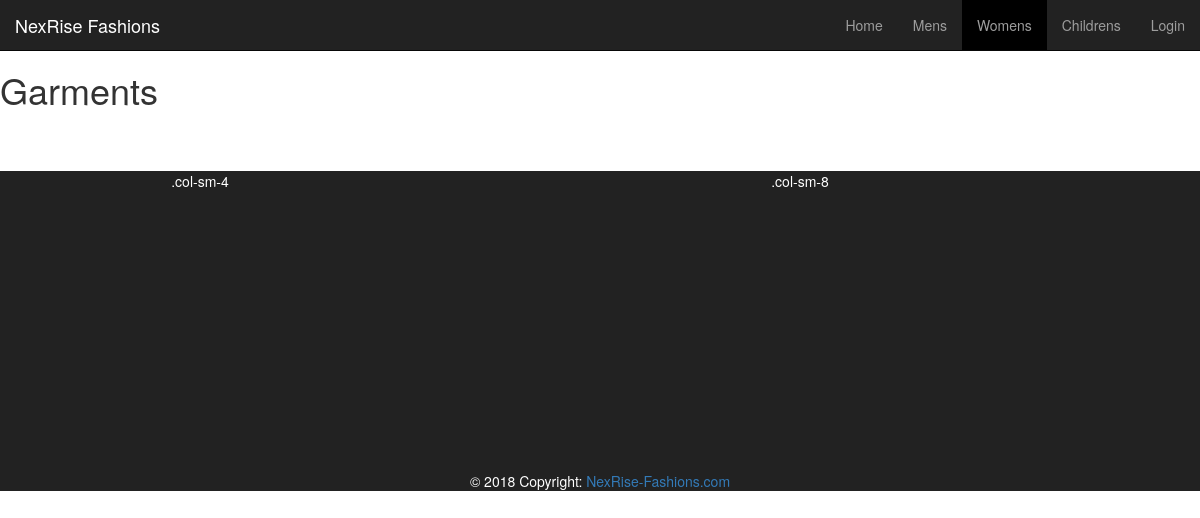
Before: /womens/ with the older database file.
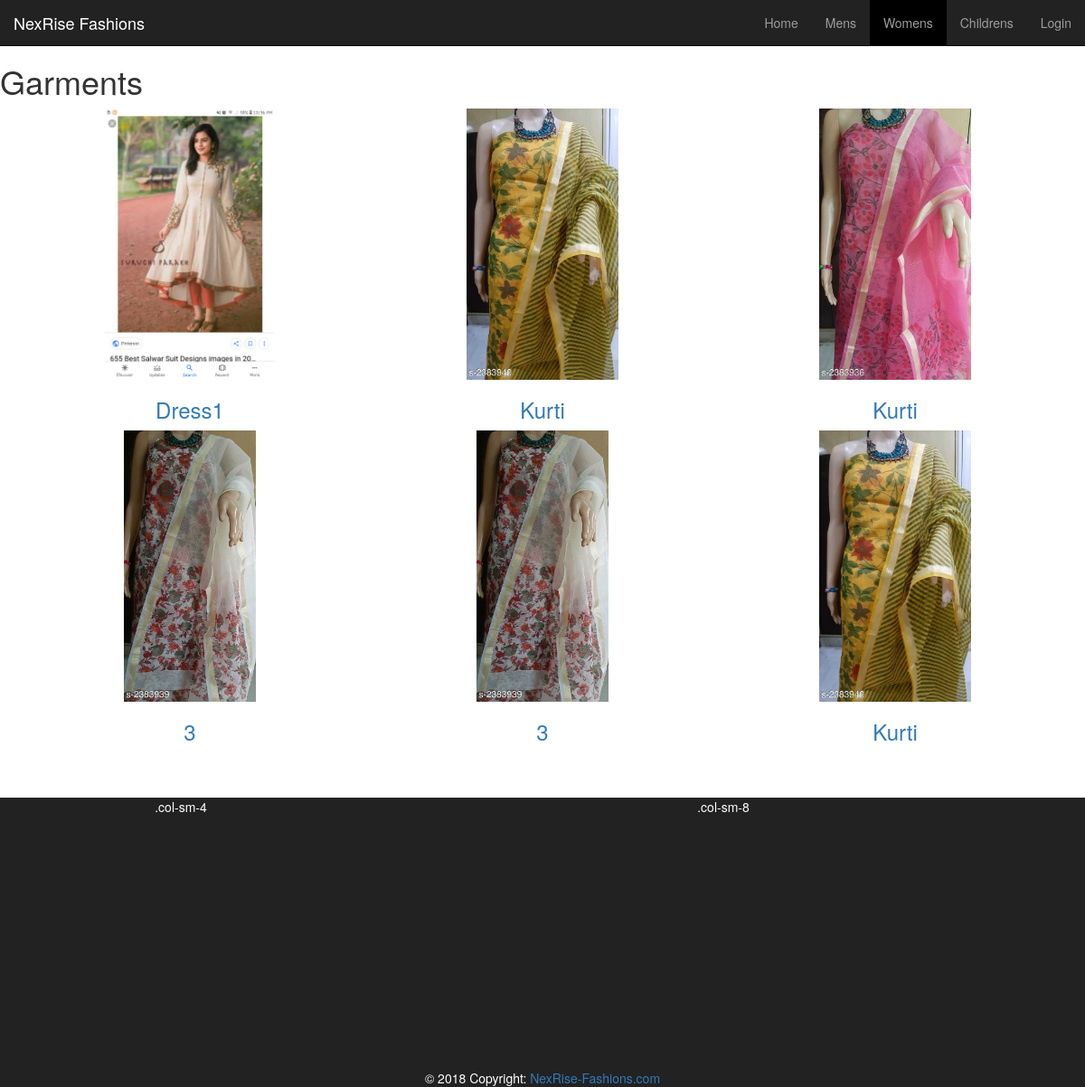
After: the same page with the newer database file.
### myblog/models.py (models this page shows, shortened)
class Women(models.Model):
    title = models.TextField(max_length=50, default='')
    cover = models.ImageField(upload_to='images/womens/')

### myblog/views.py (the view)
# urls.py: path('womens/', views.womens, name='womens'),
def womens(request):
    womens = {'name': Women.objects.all()}
    return render(request, 'myblog/womens.html', womens)

### myblog/templates/myblog/womens.html (shortened to what this page needs)
{% extends 'base.html' %}
{% block body %}
<h1>Garments</h1>
<div class="container-fluid">
<div class="row">
  <div class="col-md-12">
    <div class="mdb-lightbox no-margin">
      {% for x in name %}
      <figure style="text-align:center;"class="col-md-4">
        <a class="black-text" href="{{ x.cover.url }}" data-size="1600x1067">
          <img style="height:300px; width:;" alt="picture" src="{{ x.cover.url }}" class="img-fluid">
          <h3 class="text-center my-3">{{ x.title }}</h3>
        </a>
      </figure>
      {% endfor %}
    </div>
  </div>
</div>
</div>
{% endblock %}

### myblog/templates/base.html (shortened to what this page needs)
{% load static %}
<!DOCTYPE html>
<html lang="en">
<head>
  <link rel="stylesheet" href="https://maxcdn.bootstrapcdn.com/bootstrap/3.4.0/css/bootstrap.min.css">
  <link rel="stylesheet" type="text/css" href="{% static 'myblog/style.css' %}">
</head>
<body>
<nav class="navbar navbar-inverse navbar-fixed-top mynav">
  <div class="container-fluid">
    <div class="navbar-header">
      <a class="navbar-brand" href="#">NexRise Fashions</a>
    </div>
    <div class="collapse navbar-collapse" id="myNavbar">
      <ul class="nav navbar-nav navbar-right">
        <li class="home"><a href="{% url 'home' %}">Home</a></li>
        <li class="mens"><a href="{% url 'mens' %}">Mens</a></li>
        <li class="womens"><a href="{% url 'womens' %}">Womens</a></li>
        <li class="kids"><a href="{% url 'kids' %}">Childrens</a></li>
        <li class="login"><a href="{% url 'login' %}">Login</a></li>
      </ul>
    </div>
  </div>
</nav>
<div class="navholder"></div>
{% block body %}
{% endblock %}
<footer class="container-fluid">
<div style="height:300px;" class="row">
  <div class="col-sm-4">.col-sm-4</div>
  <div class="col-sm-8">.col-sm-8</div>
</div>
<div class="footer-copyright">© 2018 Copyright:
<a href="https://google.com"> NexRise-Fashions.com</a>
</div>
</footer>
</body>
</html>

### static/myblog/style.css (style rules this page uses)
.mynav { border-radius:0px; margin-bottom:0px; }
footer { background-color:#222; color:white; text-align:center; margin-top:50px; }

### myblog/templates/base.html (style rules this page uses)
.navholder { display:block; height:50px; }

### myblog/templates/myblog/womens.html (style rules this page uses)
.womens { background-color:black; }

Changed rows visible on the page:
added Women: cover (picture), title "Dress1"
added Women: cover (picture), title "Kurti"
added Women: cover (picture), title "Kurti"
added Women: cover (picture), title "3"
added Women: cover (picture), title "3"
added Women: cover (picture), title "Kurti"
